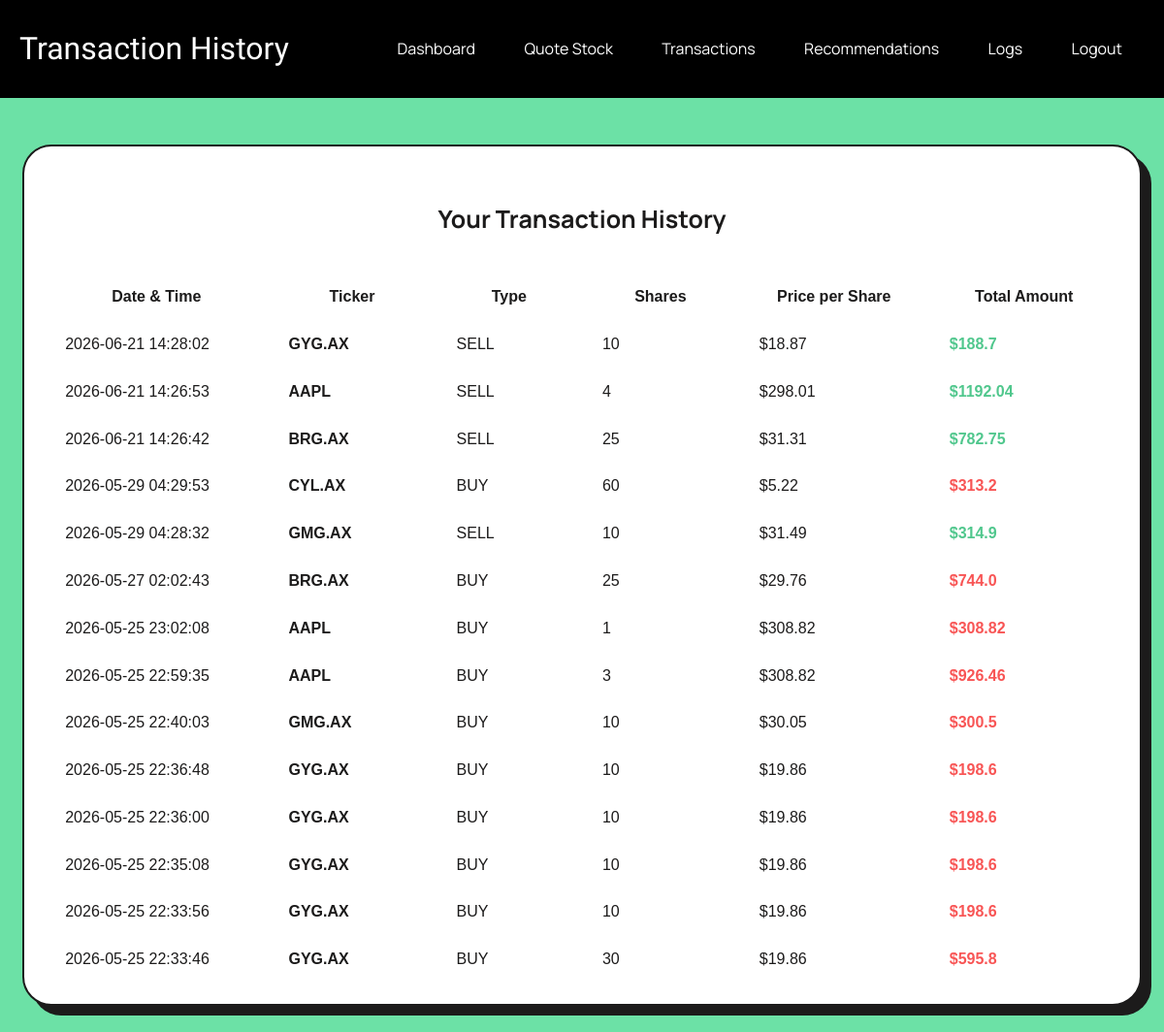
The app's page /transactions (signed in) with its own data.
### tables this page shows
CREATE TABLE Transactions (
    id INTEGER PRIMARY KEY AUTOINCREMENT,
    user_id INTEGER NOT NULL,
    ticker TEXT NOT NULL,
    transaction_type TEXT CHECK(transaction_type IN ('BUY', 'SELL')),
    shares INTEGER NOT NULL,
    price_per_share REAL NOT NULL,
    total_amount REAL NOT NULL,
    timestamp TIMESTAMP DEFAULT CURRENT_TIMESTAMP,
    FOREIGN KEY (user_id) REFERENCES Users(id) ON DELETE CASCADE
);

### app.py (the view)
@app.route('/transactions')
@login_required
def transactions():
    try:
        with get_db_connection() as conn:
            cursor = conn.cursor()
            cursor.execute("""
                           SELECT t.id,
                                  t.ticker,
                                  t.transaction_type,
                                  t.shares,
                                  t.price_per_share,
                                  t.total_amount,
                                  t.timestamp,
                                  t.user_id
                           FROM Transactions t
                           WHERE t.user_id = ?
                           ORDER BY t.timestamp DESC
                           """, (current_user.id,))
            transactions = cursor.fetchall()
        return render_template('transactions.html',
                               transactions=transactions,
                               username=current_user.username)
    except Exception as e:
        print(f"Transactions error: {e}")
        flash('Error loading transaction history.', 'error')
        return redirect(url_for('dashboard'))

### app.py (called while the page is built)
@login_manager.user_loader
def load_user(user_id):
    try:
        with get_db_connection() as conn:
            cursor = conn.cursor()
            cursor.execute(
                'SELECT id, username FROM Users WHERE id = ?',
                (user_id,)
            )
            user = cursor.fetchone()
        if user:
            return User(id=user['id'], username=user['username'])
        return None
    except Exception as e:
        print(f"Error loading user {user_id}: {e}")  # Replace with proper logging later
        return None

@contextmanager
def get_db_connection():
    conn = sqlite3.connect('database.db')
    conn.row_factory = sqlite3.Row
    try: # waits for the connection to finish, keeping it open until it is done so it can be closed
        yield conn
    finally:
        conn.close()

### templates/transactions.html (shortened to what this page needs)
{% extends 'base.html' %}
{% block heading %}Transaction History{% endblock %}
{% block content %}
<div class="transactions-page">
    <div class="transactions-card">
        <h3 class="stock-name-heading">Your Transaction History</h3>
        {% if transactions %}
        <div class="table-responsive">
            <table class="table table-hover align-middle mb-0">
                <thead class="table-light">
                    <tr>
                        <th>Date & Time</th>
                        <th>Ticker</th>
                        <th>Type</th>
                        <th class="text-end">Shares</th>
                        <th class="text-end">Price per Share</th>
                        <th class="text-end">Total Amount</th>
                    </tr>
                </thead>
                <tbody>
                    {% for tx in transactions %}
                    <tr>
                        <td>{{ tx.timestamp }}</td>
                        <td><strong>{{ tx.ticker }}</strong></td>
                        <td>
                            <span class="badge {% if tx.transaction_type == 'BUY' %}bg-success{% else %}bg-danger{% endif %}">
                                {{ tx.transaction_type }}
                            </span>
                        </td>
                        <td class="text-end">{{ tx.shares }}</td>
                        <td class="text-end">${{ tx.price_per_share | round(2) }}</td>
                        <td class="text-end">
                            <strong class="{% if tx.transaction_type == 'BUY' %}negative{% else %}positive{% endif %}">
                                ${{ tx.total_amount | round(2) }}
                            </strong>
                        </td>
                    </tr>
                    {% endfor %}
                </tbody>
            </table>
        </div>
        {% else %}
        <div class="alert alert-info text-center py-5">
            <h5>No transactions yet</h5>
            <p>Your buy and sell history will appear here.</p>
            <a href="{{ url_for('stock_quote') }}" class="btn btn-primary">Start Trading</a>
        </div>
        {% endif %}
    </div>
</div>
{% endblock %}

### static/styles.css (style rules this page uses)
body { font-family: Arial, sans-serif; margin: 0; padding: 0; background-color: #6ce1a6; color:black; overflow-x: hidden; }
html, body { min-height: 100%; height: auto; overflow-y: auto; }
h3 { font-family: 'Manrope', sans-serif; font-weight: bolder; color: black; font-size: 25px; margin: 0; padding: 0; }
.positive { color: #50c78d; font-weight: 700; }
.negative { color: #f85555; font-weight: 700; }
.stock-name-heading { text-align: center; font-family: 'Manrope', sans-serif; font-weight: 700; color: #1c1b1b; margin: 1.5em auto; max-width: 600px; width: 90%; }
.transactions-page { display: flex; justify-content: center; align-items: flex-start; min-height: 60vh; padding: 2rem 1rem; }
.transactions-card { max-width: 1200px; }
.transactions-card .table { width: 100%; table-layout: auto; }
.transactions-card .table th, .transactions-card .table td { padding: 0.9rem 1.25rem; white-space: nowrap; vertical-align: middle; }
.transactions-card .table th:nth-child(1), .transactions-card .table td:nth-child(1) { min-width: 160px; }
.transactions-card .table th:nth-child(2), .transactions-card .table td:nth-child(2) { min-width: 110px; }
.transactions-card .table th:nth-child(3), .transactions-card .table td:nth-child(3) { min-width: 90px; }
.transactions-card .table th:nth-child(4), .transactions-card .table td:nth-child(4) { min-width: 100px; }
.transactions-card .table th:nth-child(5), .transactions-card .table td:nth-child(5) { min-width: 130px; }
.transactions-card .table th:nth-child(6), .transactions-card .table td:nth-child(6) { min-width: 130px; }
body .transactions-page .transactions-card { background-color: #ffffff !important; border: 2px solid #1c1b1b !important; border-radius: 30px !important; box-shadow: 10px 10px #1c1b1b !important; padding: 1.25em !important; margin: 1rem auto !important; max-width: 1200px !important; width: 95% !important; overflow: auto !important; color: #1c1b1b !important; }

### records on screen
Transactions: timestamp "2026-06-21 14:28:02", ticker "GYG.AX", transaction_type "SELL", shares "10", price_per_share "18.87", total_amount "188.7"
Transactions: timestamp "2026-06-21 14:26:53", ticker "AAPL", transaction_type "SELL", shares "4", price_per_share "298.01", total_amount "1192.04"
Transactions: timestamp "2026-06-21 14:26:42", ticker "BRG.AX", transaction_type "SELL", shares "25", price_per_share "31.31", total_amount "782.75"
Transactions: timestamp "2026-05-29 04:29:53", ticker "CYL.AX", transaction_type "BUY", shares "60", price_per_share "5.22", total_amount "313.2"
Transactions: timestamp "2026-05-29 04:28:32", ticker "GMG.AX", transaction_type "SELL", shares "10", price_per_share "31.49", total_amount "314.9"
Transactions: timestamp "2026-05-27 02:02:43", ticker "BRG.AX", transaction_type "BUY", shares "25", price_per_share "29.76", total_amount "744.0"
Transactions: timestamp "2026-05-25 23:02:08", ticker "AAPL", transaction_type "BUY", shares "1", price_per_share "308.82", total_amount "308.82"
Transactions: timestamp "2026-05-25 22:59:35", ticker "AAPL", transaction_type "BUY", shares "3", price_per_share "308.82", total_amount "926.46"
Transactions: timestamp "2026-05-25 22:40:03", ticker "GMG.AX", transaction_type "BUY", shares "10", price_per_share "30.05", total_amount "300.5"
Transactions: timestamp "2026-05-25 22:36:48", ticker "GYG.AX", transaction_type "BUY", shares "10", price_per_share "19.86", total_amount "198.6"
Transactions: timestamp "2026-05-25 22:36:00", ticker "GYG.AX", transaction_type "BUY", shares "10", price_per_share "19.86", total_amount "198.6"
Transactions: timestamp "2026-05-25 22:35:08", ticker "GYG.AX", transaction_type "BUY", shares "10", price_per_share "19.86", total_amount "198.6"
Transactions: timestamp "2026-05-25 22:33:56", ticker "GYG.AX", transaction_type "BUY", shares "10", price_per_share "19.86", total_amount "198.6"
Transactions: timestamp "2026-05-25 22:33:46", ticker "GYG.AX", transaction_type "BUY", shares "30", price_per_share "19.86", total_amount "595.8"
